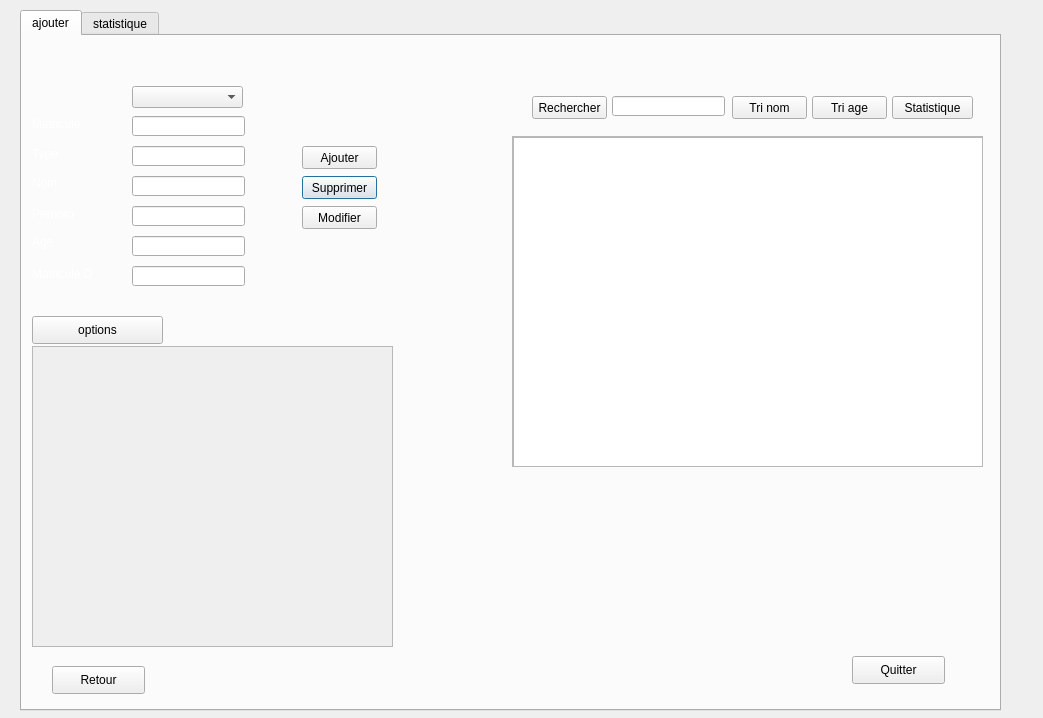
<?xml version="1.0" encoding="UTF-8"?>
<ui version="4.0">
 <class>employee</class>
 <widget class="QDialog" name="employee">
  <property name="geometry">
   <rect>
    <x>0</x>
    <y>0</y>
    <width>1043</width>
    <height>718</height>
   </rect>
  </property>
  <property name="windowTitle">
   <string>Gestion des employés</string>
  </property>
  <widget class="QTabWidget" name="tabWidget">
   <property name="geometry">
    <rect>
     <x>20</x>
     <y>10</y>
     <width>981</width>
     <height>701</height>
    </rect>
   </property>
   <property name="currentIndex">
    <number>0</number>
   </property>
   <widget class="QWidget" name="tab_2">
    <attribute name="title">
     <string>ajouter</string>
    </attribute>
    <widget class="QLabel" name="label_2">
     <property name="geometry">
      <rect>
       <x>-130</x>
       <y>-30</y>
       <width>1101</width>
       <height>701</height>
      </rect>
     </property>
     <property name="text">
      <string/>
     </property>
     <property name="pixmap">
      <pixmap>../../Bureau/247590809_624209822325987_6344712974586411864_n.png</pixmap>
     </property>
     <property name="scaledContents">
      <bool>true</bool>
     </property>
    </widget>
    <widget class="QPushButton" name="pb_supprimer">
     <property name="geometry">
      <rect>
       <x>280</x>
       <y>140</y>
       <width>75</width>
       <height>23</height>
      </rect>
     </property>
     <property name="text">
      <string>Supprimer</string>
     </property>
    </widget>
    <widget class="QPushButton" name="pb_modifier">
     <property name="geometry">
      <rect>
       <x>280</x>
       <y>170</y>
       <width>75</width>
       <height>23</height>
      </rect>
     </property>
     <property name="text">
      <string>Modifier</string>
     </property>
    </widget>
    <widget class="QPushButton" name="pb_rechercher">
     <property name="geometry">
      <rect>
       <x>510</x>
       <y>60</y>
       <width>75</width>
       <height>23</height>
      </rect>
     </property>
     <property name="text">
      <string>Rechercher</string>
     </property>
    </widget>
    <widget class="QPushButton" name="pb_statistics">
     <property name="geometry">
      <rect>
       <x>870</x>
       <y>60</y>
       <width>81</width>
       <height>23</height>
      </rect>
     </property>
     <property name="text">
      <string>Statistique</string>
     </property>
    </widget>
    <widget class="QPushButton" name="pb_ajouter">
     <property name="geometry">
      <rect>
       <x>280</x>
       <y>110</y>
       <width>75</width>
       <height>23</height>
      </rect>
     </property>
     <property name="text">
      <string>Ajouter</string>
     </property>
    </widget>
    <widget class="QPushButton" name="le_tri_nom">
     <property name="geometry">
      <rect>
       <x>710</x>
       <y>60</y>
       <width>75</width>
       <height>23</height>
      </rect>
     </property>
     <property name="text">
      <string>Tri nom</string>
     </property>
    </widget>
    <widget class="QScrollArea" name="scrollArea">
     <property name="geometry">
      <rect>
       <x>490</x>
       <y>100</y>
       <width>471</width>
       <height>331</height>
      </rect>
     </property>
     <property name="widgetResizable">
      <bool>true</bool>
     </property>
     <widget class="QWidget" name="scrollAreaWidgetContents">
      <property name="geometry">
       <rect>
        <x>0</x>
        <y>0</y>
        <width>469</width>
        <height>329</height>
       </rect>
      </property>
      <widget class="QTableView" name="tabemploye">
       <property name="geometry">
        <rect>
         <x>0</x>
         <y>0</y>
         <width>471</width>
         <height>331</height>
        </rect>
       </property>
      </widget>
     </widget>
    </widget>
    <widget class="QLabel" name="type">
     <property name="geometry">
      <rect>
       <x>10</x>
       <y>110</y>
       <width>51</width>
       <height>16</height>
      </rect>
     </property>
     <property name="styleSheet">
      <string notr="true">font: 12pt &quot;MS Shell Dlg 2&quot;;
color: rgb(255, 255, 255);</string>
     </property>
     <property name="text">
      <string>Type </string>
     </property>
    </widget>
    <widget class="QLabel" name="nom">
     <property name="geometry">
      <rect>
       <x>10</x>
       <y>140</y>
       <width>47</width>
       <height>14</height>
      </rect>
     </property>
     <property name="styleSheet">
      <string notr="true">font: 12pt &quot;MS Shell Dlg 2&quot;;
color: rgb(255, 255, 255);</string>
     </property>
     <property name="text">
      <string>Nom </string>
     </property>
    </widget>
    <widget class="QLabel" name="prenom">
     <property name="geometry">
      <rect>
       <x>10</x>
       <y>170</y>
       <width>71</width>
       <height>16</height>
      </rect>
     </property>
     <property name="styleSheet">
      <string notr="true">font: 12pt &quot;MS Shell Dlg 2&quot;;
color: rgb(255, 255, 255);</string>
     </property>
     <property name="text">
      <string>Prenom</string>
     </property>
    </widget>
    <widget class="QLabel" name="age">
     <property name="geometry">
      <rect>
       <x>10</x>
       <y>190</y>
       <width>111</width>
       <height>31</height>
      </rect>
     </property>
     <property name="styleSheet">
      <string notr="true">font: 12pt &quot;MS Shell Dlg 2&quot;;
color: rgb(255, 255, 255);</string>
     </property>
     <property name="text">
      <string>Age</string>
     </property>
    </widget>
    <widget class="QLabel" name="matricule">
     <property name="geometry">
      <rect>
       <x>10</x>
       <y>80</y>
       <width>81</width>
       <height>16</height>
      </rect>
     </property>
     <property name="styleSheet">
      <string notr="true">font: 12pt &quot;MS Shell Dlg 2&quot;;
color: rgb(255, 255, 255);</string>
     </property>
     <property name="text">
      <string>Matricule</string>
     </property>
    </widget>
    <widget class="QLineEdit" name="le_matricule">
     <property name="geometry">
      <rect>
       <x>110</x>
       <y>80</y>
       <width>113</width>
       <height>20</height>
      </rect>
     </property>
    </widget>
    <widget class="QLineEdit" name="le_nom">
     <property name="geometry">
      <rect>
       <x>110</x>
       <y>140</y>
       <width>113</width>
       <height>20</height>
      </rect>
     </property>
    </widget>
    <widget class="QLineEdit" name="le_prenom">
     <property name="geometry">
      <rect>
       <x>110</x>
       <y>170</y>
       <width>113</width>
       <height>20</height>
      </rect>
     </property>
    </widget>
    <widget class="QLineEdit" name="le_age">
     <property name="geometry">
      <rect>
       <x>110</x>
       <y>200</y>
       <width>113</width>
       <height>20</height>
      </rect>
     </property>
    </widget>
    <widget class="QLineEdit" name="le_type">
     <property name="geometry">
      <rect>
       <x>110</x>
       <y>110</y>
       <width>113</width>
       <height>20</height>
      </rect>
     </property>
    </widget>
    <widget class="QComboBox" name="comboBox">
     <property name="geometry">
      <rect>
       <x>110</x>
       <y>50</y>
       <width>111</width>
       <height>22</height>
      </rect>
     </property>
    </widget>
    <widget class="QLabel" name="label_9">
     <property name="geometry">
      <rect>
       <x>10</x>
       <y>230</y>
       <width>81</width>
       <height>16</height>
      </rect>
     </property>
     <property name="styleSheet">
      <string notr="true">color: rgb(255, 255, 255);
font: 12pt &quot;MS Shell Dlg 2&quot;;</string>
     </property>
     <property name="text">
      <string>Matricule D</string>
     </property>
    </widget>
    <widget class="QLineEdit" name="le_matriculd">
     <property name="geometry">
      <rect>
       <x>110</x>
       <y>230</y>
       <width>113</width>
       <height>20</height>
      </rect>
     </property>
    </widget>
    <widget class="QLineEdit" name="rech">
     <property name="geometry">
      <rect>
       <x>590</x>
       <y>60</y>
       <width>113</width>
       <height>20</height>
      </rect>
     </property>
    </widget>
    <widget class="QPushButton" name="le_tri_age">
     <property name="geometry">
      <rect>
       <x>790</x>
       <y>60</y>
       <width>75</width>
       <height>23</height>
      </rect>
     </property>
     <property name="text">
      <string>Tri age</string>
     </property>
    </widget>
    <widget class="QScrollArea" name="scrollArea_2">
     <property name="geometry">
      <rect>
       <x>10</x>
       <y>310</y>
       <width>361</width>
       <height>301</height>
      </rect>
     </property>
     <property name="widgetResizable">
      <bool>true</bool>
     </property>
     <widget class="QWidget" name="scrollAreaWidgetContents_3">
      <property name="geometry">
       <rect>
        <x>0</x>
        <y>0</y>
        <width>359</width>
        <height>299</height>
       </rect>
      </property>
     </widget>
    </widget>
    <widget class="QPushButton" name="optionspush">
     <property name="geometry">
      <rect>
       <x>10</x>
       <y>280</y>
       <width>131</width>
       <height>28</height>
      </rect>
     </property>
     <property name="text">
      <string>options</string>
     </property>
    </widget>
    <widget class="QLabel" name="le_cadre">
     <property name="geometry">
      <rect>
       <x>0</x>
       <y>0</y>
       <width>981</width>
       <height>671</height>
      </rect>
     </property>
     <property name="text">
      <string/>
     </property>
     <property name="pixmap">
      <pixmap>../../../Esprit/2A16/Semestre 1/Projet C++/ZOO'RNI/charte essai 1.png</pixmap>
     </property>
     <property name="scaledContents">
      <bool>true</bool>
     </property>
    </widget>
    <widget class="QPushButton" name="pb_quitter_employe">
     <property name="geometry">
      <rect>
       <x>830</x>
       <y>620</y>
       <width>93</width>
       <height>28</height>
      </rect>
     </property>
     <property name="text">
      <string>Quitter</string>
     </property>
    </widget>
    <widget class="QPushButton" name="pb_retour_employee">
     <property name="geometry">
      <rect>
       <x>30</x>
       <y>630</y>
       <width>93</width>
       <height>28</height>
      </rect>
     </property>
     <property name="text">
      <string>Retour</string>
     </property>
    </widget>
    <zorder>le_cadre</zorder>
    <zorder>label_2</zorder>
    <zorder>pb_supprimer</zorder>
    <zorder>pb_modifier</zorder>
    <zorder>pb_rechercher</zorder>
    <zorder>pb_statistics</zorder>
    <zorder>pb_ajouter</zorder>
    <zorder>le_tri_nom</zorder>
    <zorder>scrollArea</zorder>
    <zorder>type</zorder>
    <zorder>nom</zorder>
    <zorder>prenom</zorder>
    <zorder>age</zorder>
    <zorder>matricule</zorder>
    <zorder>le_matricule</zorder>
    <zorder>le_nom</zorder>
    <zorder>le_prenom</zorder>
    <zorder>le_age</zorder>
    <zorder>le_type</zorder>
    <zorder>comboBox</zorder>
    <zorder>label_9</zorder>
    <zorder>le_matriculd</zorder>
    <zorder>rech</zorder>
    <zorder>le_tri_age</zorder>
    <zorder>scrollArea_2</zorder>
    <zorder>optionspush</zorder>
    <zorder>pb_quitter_employe</zorder>
    <zorder>pb_retour_employee</zorder>
   </widget>
   <widget class="QWidget" name="tab_3">
    <attribute name="title">
     <string>statistique</string>
    </attribute>
    <widget class="QLabel" name="label_3">
     <property name="geometry">
      <rect>
       <x>0</x>
       <y>3</y>
       <width>981</width>
       <height>571</height>
      </rect>
     </property>
     <property name="text">
      <string/>
     </property>
     <property name="pixmap">
      <pixmap>../../Bureau/247590809_624209822325987_6344712974586411864_n.png</pixmap>
     </property>
     <property name="scaledContents">
      <bool>true</bool>
     </property>
    </widget>
    <widget class="QLabel" name="label_15">
     <property name="geometry">
      <rect>
       <x>400</x>
       <y>40</y>
       <width>211</width>
       <height>51</height>
      </rect>
     </property>
     <property name="styleSheet">
      <string notr="true">font: 75 26pt &quot;MS Shell Dlg 2&quot;;
color: rgb(255, 255, 255);</string>
     </property>
     <property name="text">
      <string>Statistique </string>
     </property>
    </widget>
    <widget class="QFrame" name="horizontal_stat">
     <property name="geometry">
      <rect>
       <x>70</x>
       <y>90</y>
       <width>871</width>
       <height>541</height>
      </rect>
     </property>
     <layout class="QHBoxLayout" name="horizontalLayout"/>
    </widget>
    <widget class="QLabel" name="le_cadre_2">
     <property name="geometry">
      <rect>
       <x>0</x>
       <y>0</y>
       <width>981</width>
       <height>671</height>
      </rect>
     </property>
     <property name="text">
      <string/>
     </property>
     <property name="pixmap">
      <pixmap>../../../Esprit/2A16/Semestre 1/Projet C++/ZOO'RNI/charte essai 1.png</pixmap>
     </property>
     <property name="scaledContents">
      <bool>true</bool>
     </property>
    </widget>
    <zorder>le_cadre_2</zorder>
    <zorder>label_3</zorder>
    <zorder>label_15</zorder>
    <zorder>horizontal_stat</zorder>
   </widget>
  </widget>
 </widget>
 <resources/>
 <connections/>
</ui>
